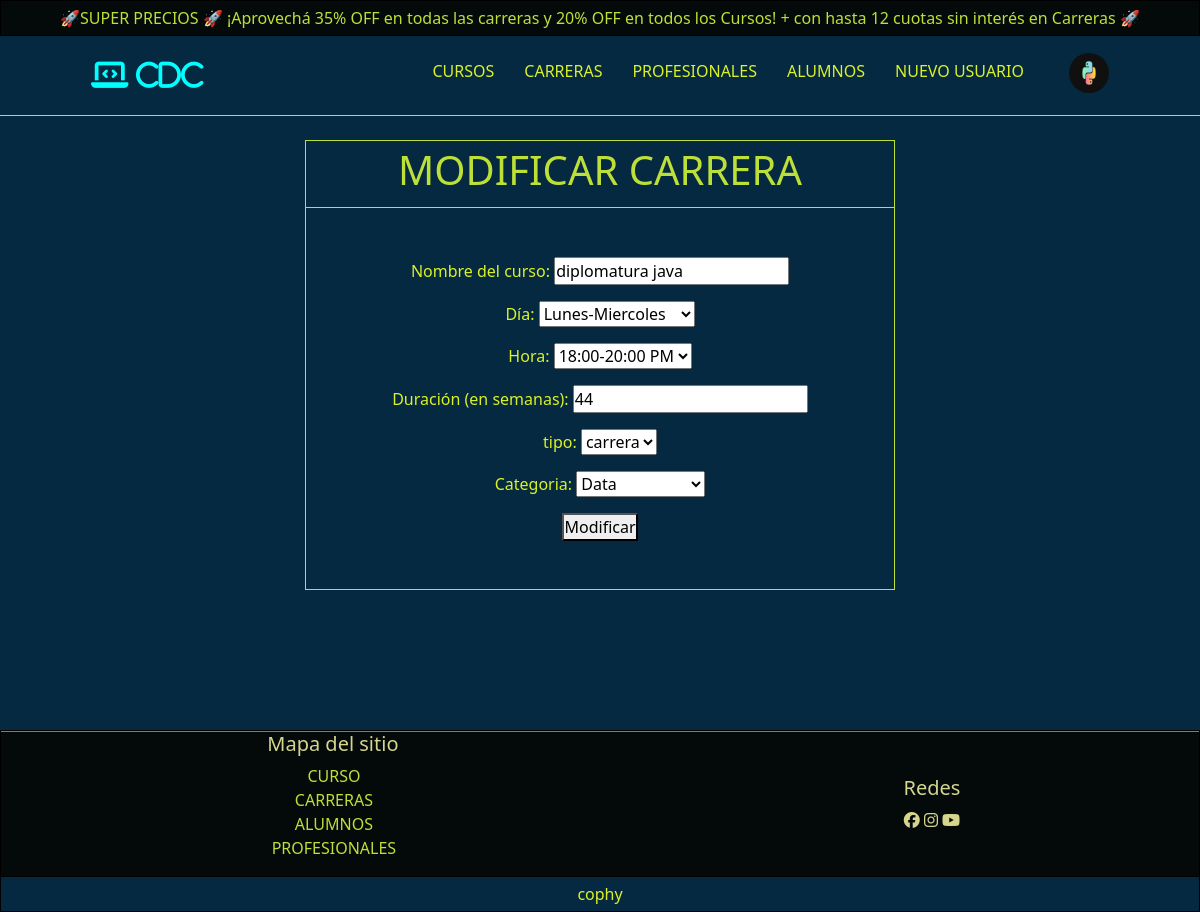
/AppSchol/modificarcarrera/diplomatura java (signed in), run on the app's committed database.
### AppScholl/models.py (models this page shows, shortened)
class Perfil(models.Model):
    user = models.OneToOneField(User,on_delete=models.CASCADE)
    foto = models.ImageField(upload_to='foto_perfil/',null=True,blank=True,default='https://sollentunatrafikskola.se/wp-content/uploads/2018/12/male-feature.jpg')

class Asignatura(models.Model):
    nombre = models.CharField(max_length=30)
    dia = models.CharField(max_length=30, default='lunes-Miercoles')
    hora = models.CharField(max_length=30, default='12:00-14:30 PM')
    duracion = models.IntegerField(default=1)  # Cambié el valor por defecto a un entero
    tipo = models.CharField(max_length=30)
    categoria = models.CharField(max_length=30)

### AppScholl/views.py (the view)
# urls.py: path("modificarcarrera/<str:carrera_nombre>",views.ModCarrera,name='ModCarrera'),
@login_required(login_url='Login')
def ModCarrera(request, carrera_nombre):
    carrera = get_object_or_404(Asignatura, nombre=carrera_nombre)
    if request.method == 'POST':
        form = NuevaCarrera(request.POST)
        if form.is_valid():
            carrera.nombre = form.cleaned_data['nombre']
            carrera.dia = form.cleaned_data['dia']
            carrera.hora = form.cleaned_data['hora']
            carrera.duracion = form.cleaned_data['duracion']
            carrera.tipo = form.cleaned_data['tipo']
            carrera.categoria = form.cleaned_data['categoria']
            carrera.save()
            return redirect('Carreras')
    else:
        form = NuevaCarrera(initial={
            'nombre': carrera.nombre,
            'dia': carrera.dia,
            'hora': carrera.hora,
            'duracion': carrera.duracion,
            'tipo': carrera.tipo,
            'categoria': carrera.categoria
        })
    return render(request, 'AppScholl/components/modcarrera.html', {'form': form, 'carrera': carrera})

### AppScholl/forms.py
class NuevaCarrera(forms.Form):
    nombre = forms.CharField(max_length=100, label="Nombre del curso")
    dia = forms.ChoiceField(choices=DIAS_CHOICES, label="Día")
    hora = forms.ChoiceField(choices=HORAS_CHOICES, label="Hora")
    duracion = forms.IntegerField(min_value=1, label="Duración (en semanas)")
    tipo = forms.ChoiceField( label="tipo", choices=[('carrera','carrera')]  )
    categoria = forms.ChoiceField(choices=CATEGORIAS_CHOICES, label="Categoria")

### AppScholl/templates/AppScholl/components/modcarrera.html (shortened to what this page needs)
{% extends 'AppScholl/base.html' %}
{% block contenido %}
    <main class="conteiner-main" id="modcurso">
        <section class="conteiner-formulario">
            <div class="conteiner-titulo">
                <h1>modificar carrera</h1>
            </div>
            <form method="POST" class="formulario">
                {{ form.as_p }}
                <button type="submit"> Modificar </button>
            </form>
            </section>
    </main>
{% endblock contenido %}

### AppScholl/templates/AppScholl/base.html (shortened to what this page needs)
{% load static %}
<!DOCTYPE html>
<html lang="en">
<head>
    <link href="https://cdn.jsdelivr.net/npm/bootstrap@5.3.3/dist/css/bootstrap.min.css" rel="stylesheet">
    <link rel="stylesheet" href="https://cdnjs.cloudflare.com/ajax/libs/font-awesome/6.7.2/css/all.min.css" />
    <link rel="stylesheet" href="{% static 'AppScholl/css/main.css' %}">
</head>
<body>
    <header class="conteiner-header">
        <div class="conteiner-ofertas">
            <p>🚀SUPER PRECIOS 🚀 ¡Aprovechá 35% OFF en todas las carreras y 20% OFF en todos los Cursos! <span class="oferta-texto">+ con hasta 12 cuotas sin interés en Carreras 🚀</span> </p>
        </div>
        <div class="conteiner-inferior">
            <article class="conteiner-logo">
                <a href="{% url 'Home' %}">
                    <i class="fa-solid fa-laptop-code" style="font-size: 30px; color: aqua;">  CDC</i>
                </a>
            </article>
            <nav class="conteiner-menu-desk" style="margin-top: 15px;">
                <ul class="menu-desk">
                    <li><a href="{% url 'Cursos' %}" class="nav-link">cursos</a></li>
                    <li><a href="{% url 'Carreras' %}" class="nav-link">carreras</a></li>
                    <li><a href="{% url 'Profesionales' %}" class="nav-link">profesionales</a></li>
                    {% if user.is_authenticated %}
                        <li><a href="{% url 'Alumnos' %}" class="nav-link">alumnos</a></li>
                        {% if user.is_superuser %}
                            <li><a href="{% url 'Registro' %}" class="nav-link ">Nuevo usuario</a></li>
                        {% endif %}
                        <div class="dropdown">
                            {% if user.perfil.foto %}
                                <button class="nav-link  " type="button" data-bs-toggle="dropdown" aria-expanded="false" style="width: 50px ;height: auto ;margin-top: 0px">
                                    <img src="{{user.perfil.foto.url}}" alt="icono" class="icono-usuario nav-link" style="width: 50px ;height: auto ; margin-top: -1px; border-radius: 40px;">
                                </button>
                            {% endif %}
                        </div>
                    {% else %}
                        <li><a href="{% url 'Login' %}" class="nav-link sesion">iniciar sesion</a></li>
                    {% endif %}
                </ul>
            </nav>
        </div>
    </header>
    {% block contenido %}
    {% endblock contenido %}
    <footer class="conteiner-footer">
        <div class="conteiner-superior">
            <article class="conteiner-mapa">
                <h5>Mapa del sitio</h5>
                <ul class="menu-mapa">
                    <li><a href="{% url 'Cursos' %}" class="nav-link">curso</a></li>
                    <li><a href="{% url 'Carreras' %}" class="nav-link">carreras</a></li>
                    <li><a href="{% url 'Alumnos' %}" class="nav-link">alumnos</a></li>
                    <li><a href="{% url 'Profesionales' %}" class="nav-link">profesionales</a></li>
                </ul>
            </article>
            <article class="conteiner-redes">
                <h5>Redes</h5>
                <article>
                    <i class="fa-brands fa-facebook"></i>
                    <i class="fa-brands fa-instagram"></i>
                    <i class="fa-brands fa-youtube"></i>
                </article>
            </article>
        </div>
        <div class="conteiner-inferior">
            <p>cophy</p>
        </div>
    </footer>
</body>
</html>

### AppScholl/static/AppScholl/css/main.css (style rules this page uses)
* { margin: 0; padding: 0; box-sizing: border-box; }
body { display: grid; grid-template-areas: "encabezado" "main" "pie"; row-gap: 10px; background: #042940; }
body .conteiner-header { grid-area: encabezado; position: fixed; width: 100%; z-index: 100; }
body .conteiner-main { grid-area: main; margin: 130px 10px; }
body .conteiner-footer { grid-area: pie; }
.conteiner-header { display: grid; grid-template-areas: "ofertas" "inferior"; grid-template-rows: auto 80px; }
.conteiner-header .conteiner-ofertas { grid-area: ofertas; text-align: center; justify-items: center; border: 1px solid black; background: #040A0A; width: 100%; }
.conteiner-header .conteiner-ofertas p { margin: auto; padding: 5px; color: #BDE038; }
.conteiner-header .conteiner-inferior { grid-area: inferior; display: flex; justify-content: space-around; text-align: center; align-content: center; align-items: center; border-bottom: 1px solid #BDE038; background: #042940; }
.conteiner-footer { display: grid; grid-template-areas: "superior" "inferior"; grid-template-rows: auto auto; border: 1px solid black; }
.conteiner-footer .conteiner-superior { grid-area: superior; display: grid; grid-template-areas: "uno" "dos"; text-align: center; align-items: center; background: #040A0A; color: #D6D58E; border-top: 1px solid #e038d2; }
.conteiner-footer .conteiner-superior .menu-mapa { list-style: none; margin-right: 30px; color: #BDE038; }
.conteiner-footer .conteiner-superior .menu-mapa .nav-link { text-transform: uppercase; }
@media screen and (min-width: 767px) { .conteiner-footer .conteiner-superior { grid-template-areas: "uno dos"; } }
.conteiner-footer .conteiner-inferior { grid-area: inferior; border-top: 1px solid black; text-align: center; justify-items: center; background: #042940; }
.conteiner-footer .conteiner-inferior p { margin: auto; padding: 5px; color: #DBF227; }
.menu-desk { display: flex; list-style: none; margin: auto; color: #DBF227; }
.menu-desk .nav-link { margin: 10px; text-transform: uppercase; padding: 5px; }
#modcurso { justify-items: center; align-items: center; }
#modcurso .conteiner-formulario { width: 50%; height: 450px; border: 1px solid #BDE038; text-align: center; display: grid; grid-template-areas: "titulo" "campos"; grid-template-rows: 15% 85%; }
#modcurso .conteiner-formulario .conteiner-titulo { grid-area: titulo; color: #BDE038; text-transform: uppercase; border-bottom: 1px solid #BDE038; align-content: center; }
#modcurso .conteiner-formulario .formulario { grid-area: campos; text-align: center; justify-content: center; justify-items: center; align-content: center; align-items: center; color: #DBF227; }

### data on the page
Asignatura: nombre "diplomatura java", dia "Lunes-Miercoles", hora "18:00-20:00 PM", duracion "44", tipo "carrera", categoria "Data"
